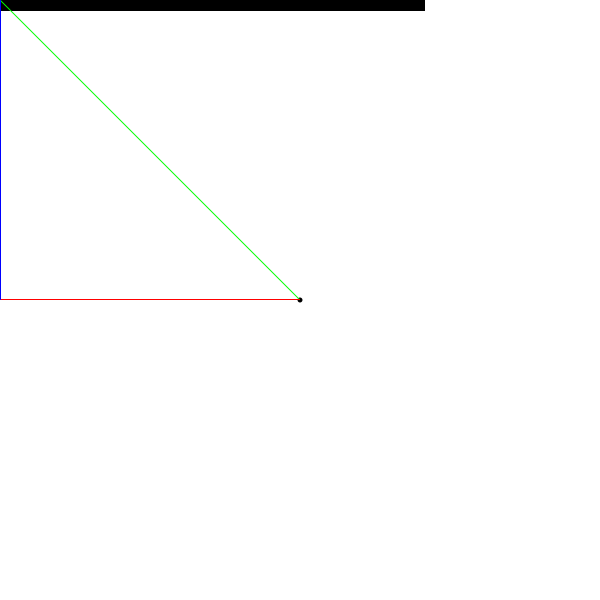
Frame 1 (no input)
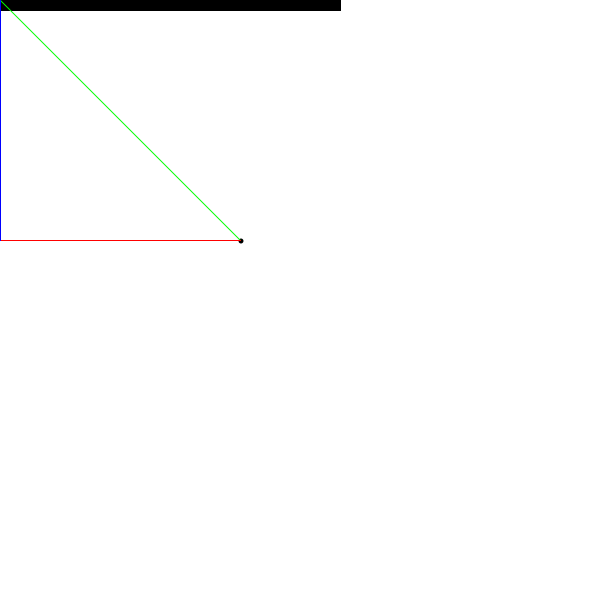
Frame 60 (the mouse pressed at the canvas centre just before this capture)
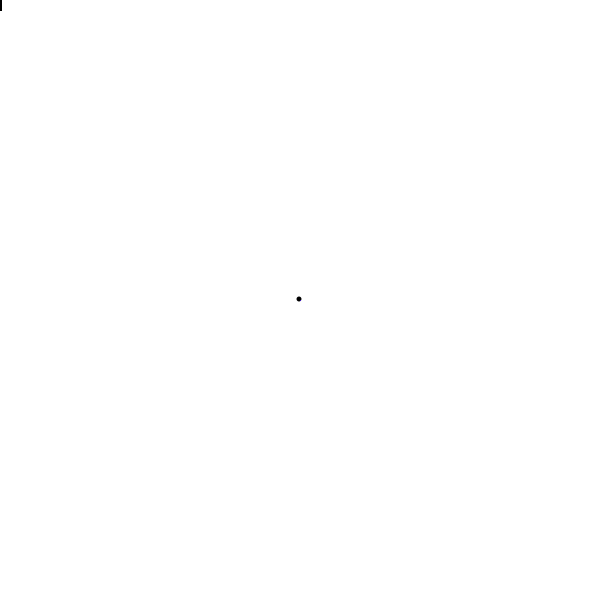
Frame 120 (the mouse held since frame 60 and released just before this capture)

The Processing sketch that drew these frames (run headless with seeded random() and noise(); from frame 60 on, the mouse is pressed at the canvas centre):

// Processing sketch: mouse_chasser_vectors
// ── mouse_chasser_vectors.pde
Walker jone;

void setup() {
  size(600,600);
  background(255);
  jone = new Walker();
  frameRate(60);
}

void draw() {
  background(255);
  jone.display();
  //jone.randomStep();
  //jone.mouseDetection();
  jone.mouseChasse();
  jone.graphs();
  //jone.randomChasse();
  
  jone.edge();
}

// ── Walker.pde
class Walker {
  
  PVector walker;
  float walkerX;
  float walkerY;
  int[] choice = new int[9];
  
  Walker() {
    walkerX = width/2;
    walkerY = height/2;
    walker = new PVector(width/2,height/2);
  }
  
  Walker(float tempX, float tempY) {
    walkerX = tempX;
    walkerY = tempY;
    walker = new PVector(tempX,tempY);
    
    }
  
  void display() {
    push();
    fill(0);
    noStroke();
    circle(walker.x, walker.y, 5);
    pop();
  }
  
  void randomStep() {
    int r = int(random(9));
    
    if(r < 1) {
      walkerX++;
      walkerY--;
    } else if(r < 2) {
      walkerY--;
    } else if(r < 3) {
      walkerX--;
      walkerY--;
    } else if(r < 4) {
      walkerX++;
    } else if(r < 5) {

    } else if(r < 6) {
      walkerX--;
    } else if(r < 7) {
      walkerX++;
      walkerY++;
    } else if(r < 8) {
      walkerY++;
    } else if(r < 9) {
      walkerX--;
      walkerY++;
    }
    
  }
  
  void noiseStep() {
    int r = int(random(9));
    
    if(r < 1) {
      walkerX++;
      walkerY--;
    } else if(r < 2) {
      walkerY--;
    } else if(r < 3) {
      walkerX--;
      walkerY--;
    } else if(r < 4) {
      walkerX++;
    } else if(r < 5) {

    } else if(r < 6) {
      walkerX--;
    } else if(r < 7) {
      walkerX++;
      walkerY++;
    } else if(r < 8) {
      walkerY++;
    } else if(r < 9) {
      walkerX--;
      walkerY++;
    }
    
  }
  
  void edge() {
    if(walker.x > width) {
      walker.x  = width;
    } else if(walkerX < 0 ) {
      walker.x = 0;
    }
    
    if(walker.y > height) {
      walker.y  = height;
    } else if(walkerX < 0 ) {
      walker.y = 0;
    }
  }
  
  void mouseDetection() {
    if(mouseX - walkerX > 0) {
      walkerX++;
    } else if(mouseX - walkerX < 0) {
      walkerX--;
    }
    
    if(mouseY - walkerY > 0) {
      walkerY++;
    } else if(mouseY - walkerY < 0) {
      walkerY--;
    }  
  }
  
  void graphs() {
    push();
    stroke(0,255,0);
    line(walker.x,walker.y,mouseX,mouseY);
    stroke(255,0,0);
    line(walker.x,walker.y,mouseX,walker.y);
    stroke(0,0,255);
    line(mouseX,walker.y,mouseX,mouseY);
    pop();
  }
  
  void mouseChasse() {
    float sLength;
    PVector so = new PVector();
    PVector s = new PVector();
    PVector vel = new PVector();
    PVector sMag = new PVector();
    float t;
    
    so = so.set(walker);
    s = s.set(mouseX,mouseY);
    
    if(abs(s.x-so.x) > abs(s.y-so.y)) {
      t = abs(s.x-so.x);
    } else {
      t = abs(s.y-so.y);
    }
    
    if(t == 0) {
      vel = vel.set(0.0,0.0);
      sMag = PVector.sub(s,so);
      sLength = sMag.mag();
    } else {
      sMag = PVector.sub(s,so);
      sLength = sMag.mag();
      vel = PVector.div(PVector.sub(s,so),t);
    }
    
    walker = walker.add(vel);
    
    println("walkerX:", walker.x, " //  walkerY", walker.y);
    println("velX:", vel.x, " //  velY", vel.y, " //  t:", t);
    
    push();
    fill(0);
    rect(0,0,sLength,10);
    pop();
    
  }
  
  void randomChasse() {
    float r = 0.8;
    if(r > random(1)) {
      noiseStep();
    } else {
      mouseChasse();
    }
  }
  
}
